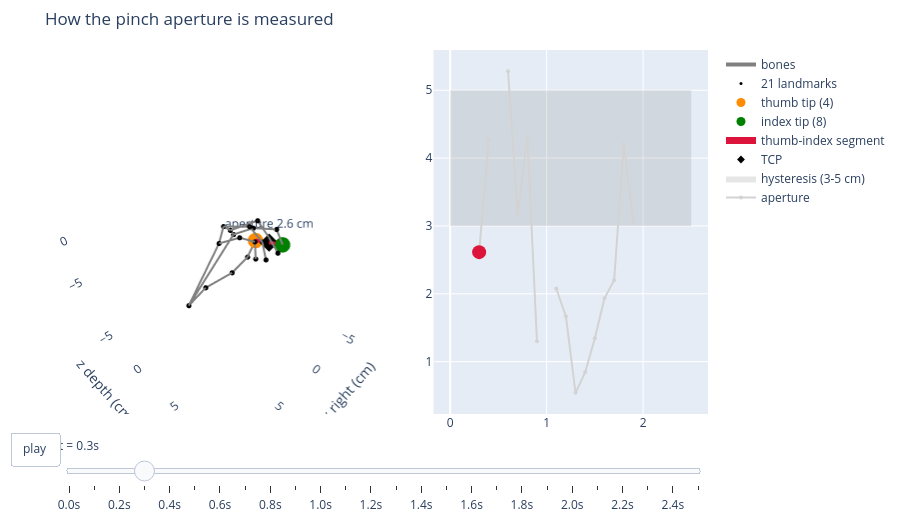

The cell this chart's notebook holds for it:
### Markdown cell above
## How the pinch is measured

1. **Landmarks.** MediaPipe returns 21 landmarks twice: in the image (pixels) and as `hand_world_landmarks`, metric points in the hand's own frame. Both are kept on `HandFrameResult` (`landmarks_image_px`, `landmarks_hand`).
2. **Aperture.** `pinch_aperture_m = |thumb_tip - index_tip|` on the *hand-frame* landmarks, so it does not depend on where the hand is in the camera frame. Its scale comes from MediaPipe's hand-size prior, which is not validated here.
3. **TCP.** The midpoint of the two tips, moved into the camera frame by `solvePnP` (`T_cam_hand`).
4. **Grasp state.** `GraspSegmenter` runs a hysteresis over the aperture: below 3 cm closes, above 5 cm opens, in between keeps the previous state. `DemoExtractor` applies it after gap-filling, resampling to 20 Hz and smoothing; here it is applied to the raw per-frame values so every step is visible.

Drag the slider (or press play): the dot on the right is red while the state is *grasping*, blue while it is *open*. Hover a landmark for its name.

### Code cell
pinch_figure(tracked, close_threshold_m=0.03, open_threshold_m=0.05).show()

### Figure 1 — Plotly figure (JSON) as saved in the notebook; plotly's stock layout.template omitted (floating-point values rounded to 4 significant figures)
{"data": [{"hoverinfo": "skip", "line": {"color": "gray", "width": 4}, "mode": "lines", "name": "bones", "scene": "scene", "type": "scatter3d", "x": [5.035, 1.851, NaN, 5.035, -1.74, NaN, -1.74, -0.4068, NaN, -0.4068, 0.8278, NaN, 0.8278, 2.306, NaN, 5.035, 2.306, NaN, 1.851, -0.8633, NaN, -0.8633, -2.713, NaN, -2.713, -3.285, NaN, -1.74, -3.2, NaN, -3.2, -4.7, NaN, -4.7, -4.851, NaN, -0.4068, -2.376, NaN, -2.376, -2.975, NaN, -2.975, -2.509, NaN, 0.8278, -0.6198, NaN, -0.6198, -1.124, NaN, -1.124, -0.6764, NaN, 2.306, 0.949, NaN, 0.949, -0.2496, NaN, -0.2496, 0.2299, NaN], "y": [0.2393, -1.013, NaN, 0.2393, -0.8482, NaN, -0.8482, 0.03086, NaN, 0.03086, 0.4233, NaN, 0.4233, 1.39, NaN, 0.2393, 1.39, NaN, -1.013, -0.1409, NaN, -0.1409, 0.1708, NaN, 0.1708, 0.5749, NaN, -0.8482, 0.3313, NaN, 0.3313, 1.924, NaN, 1.924, 2.654, NaN, 0.03086, 1.507, NaN, 1.507, 2.412, NaN, 2.412, 3.932, NaN, 0.4233, 2.122, NaN, 2.122, 3.21, NaN, 3.21, 4.095, NaN, 1.39, 2.457, NaN, 2.457, 3.117, NaN, 3.117, 3.702, NaN], "z": [-5.394, -6.126, NaN, -5.394, -1.582, NaN, -1.582, -0.004812, NaN, -0.004812, 1.204, NaN, 1.204, 0.6842, NaN, -5.394, 0.6842, NaN, -6.126, -5.362, NaN, -5.362, -4.27, NaN, -4.27, -2.33, NaN, -1.582, -0.9893, NaN, -0.9893, -1.089, NaN, -1.089, -2.572, NaN, -0.004812, 0.7993, NaN, 0.7993, -0.8562, NaN, -0.8562, -1.595, NaN, 1.204, 1.305, NaN, 1.305, -0.03659, NaN, -0.03659, -1.226, NaN, 0.6842, 1.123, NaN, 1.123, 0.4142, NaN, 0.4142, -0.841, NaN]}, {"customdata": ["wrist", "thumb_cmc", "thumb_mcp", "thumb_ip", "thumb_tip", "index_mcp", "index_pip", "index_dip", "index_tip", "middle_mcp", "middle_pip", "middle_dip", "middle_tip", "ring_mcp", "ring_pip", "ring_dip", "ring_tip", "pinky_mcp", "pinky_pip", "pinky_dip", "pinky_tip"], "hovertemplate": "%{customdata}<extra></extra>", "marker": {"color": "black", "size": 3}, "mode": "markers", "name": "21 landmarks", "scene": "scene", "type": "scatter3d", "x": [5.035, 1.851, -0.8633, -2.713, -3.285, -1.74, -3.2, -4.7, -4.851, -0.4068, -2.376, -2.975, -2.509, 0.8278, -0.6198, -1.124, -0.6764, 2.306, 0.949, -0.2496, 0.2299], "y": [0.2393, -1.013, -0.1409, 0.1708, 0.5749, -0.8482, 0.3313, 1.924, 2.654, 0.03086, 1.507, 2.412, 3.932, 0.4233, 2.122, 3.21, 4.095, 1.39, 2.457, 3.117, 3.702], "z": [-5.394, -6.126, -5.362, -4.27, -2.33, -1.582, -0.9893, -1.089, -2.572, -0.004812, 0.7993, -0.8562, -1.595, 1.204, 1.305, -0.03659, -1.226, 0.6842, 1.123, 0.4142, -0.841]}, {"marker": {"color": "darkorange", "size": 9}, "mode": "markers", "name": "thumb tip (4)", "scene": "scene", "type": "scatter3d", "x": [-3.285], "y": [0.5749], "z": [-2.33]}, {"marker": {"color": "green", "size": 9}, "mode": "markers", "name": "index tip (8)", "scene": "scene", "type": "scatter3d", "x": [-4.851], "y": [2.654], "z": [-2.572]}, {"hoverinfo": "skip", "line": {"color": "crimson", "width": 7}, "mode": "lines", "name": "thumb-index segment", "scene": "scene", "type": "scatter3d", "x": [-3.285, -4.851], "y": [0.5749, 2.654], "z": [-2.33, -2.572]}, {"hovertext": ["TCP (midpoint), aperture 2.61 cm"], "marker": {"color": "black", "size": 6, "symbol": "diamond"}, "mode": "markers+text", "name": "TCP", "scene": "scene", "text": ["aperture 2.6 cm"], "textposition": "top center", "type": "scatter3d", "x": [-4.068], "y": [1.614], "z": [-2.451]}, {"fill": "toself", "fillcolor": "rgba(128,128,128,0.2)", "hoverinfo": "skip", "line": {"width": 0}, "mode": "lines", "name": "hysteresis (3-5 cm)", "type": "scatter", "x": [0.0, 2.5, 2.5, 0.0, 0.0], "xaxis": "x", "y": [3.0, 3.0, 5.0, 5.0, 3.0], "yaxis": "y"}, {"line": {"color": "lightgray"}, "marker": {"size": 4}, "mode": "lines+markers", "name": "aperture", "type": "scatter", "x": [0.0, 0.1, 0.2, 0.3, 0.4, 0.5, 0.6, 0.7, 0.8, 0.9, 1.0, 1.1, 1.2, 1.3, 1.4, 1.5, 1.6, 1.7, 1.8, 1.9, 2.0, 2.1, 2.2, 2.3, 2.4, 2.5], "xaxis": "x", "y": [NaN, NaN, NaN, 2.614, 4.269, NaN, 5.281, 3.166, 4.317, 1.3, NaN, 2.077, 1.665, 0.5407, 0.8455, 1.344, 1.933, 2.199, 4.208, 3.068, NaN, NaN, NaN, NaN, NaN, NaN], "yaxis": "y"}, {"marker": {"color": "crimson", "size": 14}, "mode": "markers", "name": "now", "showlegend": false, "type": "scatter", "x": [0.3], "xaxis": "x", "y": [2.614], "yaxis": "y"}], "layout": {"height": 520, "margin": {"b": 10, "l": 10, "r": 10, "t": 50}, "scene": {"aspectmode": "cube", "domain": {"x": [0.0, 0.517], "y": [0.0, 1.0]}, "xaxis": {"backgroundcolor": "rgba(0,0,0,0)", "range": [-9.021, 9.021], "title": {"text": "x right (cm)"}}, "yaxis": {"backgroundcolor": "rgba(0,0,0,0)", "range": [-9.021, 9.021], "title": {"text": "z depth (cm)"}}, "zaxis": {"backgroundcolor": "rgba(0,0,0,0)", "range": [-9.021, 9.021], "title": {"text": "up = -y (cm)"}}}, "sliders": [{"active": 3, "currentvalue": {"prefix": "t = "}, "steps": [{"args": [["0"], {"frame": {"duration": 0, "redraw": true}, "mode": "immediate"}], "label": "0.0s", "method": "animate"}, {"args": [["1"], {"frame": {"duration": 0, "redraw": true}, "mode": "immediate"}], "label": "0.1s", "method": "animate"}, {"args": [["2"], {"frame": {"duration": 0, "redraw": true}, "mode": "immediate"}], "label": "0.2s", "method": "animate"}, {"args": [["3"], {"frame": {"duration": 0, "redraw": true}, "mode": "immediate"}], "label": "0.3s", "method": "animate"}, {"args": [["4"], {"frame": {"duration": 0, "redraw": true}, "mode": "immediate"}], "label": "0.4s", "method": "animate"}, {"args": [["5"], {"frame": {"duration": 0, "redraw": true}, "mode": "immediate"}], "label": "0.5s", "method": "animate"}, {"args": [["6"], {"frame": {"duration": 0, "redraw": true}, "mode": "immediate"}], "label": "0.6s", "method": "animate"}, {"args": [["7"], {"frame": {"duration": 0, "redraw": true}, "mode": "immediate"}], "label": "0.7s", "method": "animate"}, {"args": [["8"], {"frame": {"duration": 0, "redraw": true}, "mode": "immediate"}], "label": "0.8s", "method": "animate"}, {"args": [["9"], {"frame": {"duration": 0, "redraw": true}, "mode": "immediate"}], "label": "0.9s", "method": "animate"}, {"args": [["10"], {"frame": {"duration": 0, "redraw": true}, "mode": "immediate"}], "label": "1.0s", "method": "animate"}, {"args": [["11"], {"frame": {"duration": 0, "redraw": true}, "mode": "immediate"}], "label": "1.1s", "method": "animate"}, {"args": [["12"], {"frame": {"duration": 0, "redraw": true}, "mode": "immediate"}], "label": "1.2s", "method": "animate"}, {"args": [["13"], {"frame": {"duration": 0, "redraw": true}, "mode": "immediate"}], "label": "1.3s", "method": "animate"}, {"args": [["14"], {"frame": {"duration": 0, "redraw": true}, "mode": "immediate"}], "label": "1.4s", "method": "animate"}, {"args": [["15"], {"frame": {"duration": 0, "redraw": true}, "mode": "immediate"}], "label": "1.5s", "method": "animate"}, {"args": [["16"], {"frame": {"duration": 0, "redraw": true}, "mode": "immediate"}], "label": "1.6s", "method": "animate"}, {"args": [["17"], {"frame": {"duration": 0, "redraw": true}, "mode": "immediate"}], "label": "1.7s", "method": "animate"}, {"args": [["18"], {"frame": {"duration": 0, "redraw": true}, "mode": "immediate"}], "label": "1.8s", "method": "animate"}, {"args": [["19"], {"frame": {"duration": 0, "redraw": true}, "mode": "immediate"}], "label": "1.9s", "method": "animate"}, {"args": [["20"], {"frame": {"duration": 0, "redraw": true}, "mode": "immediate"}], "label": "2.0s", "method": "animate"}, {"args": [["21"], {"frame": {"duration": 0, "redraw": true}, "mode": "immediate"}], "label": "2.1s", "method": "animate"}, {"args": [["22"], {"frame": {"duration": 0, "redraw": true}, "mode": "immediate"}], "label": "2.2s", "method": "animate"}, {"args": [["23"], {"frame": {"duration": 0, "redraw": true}, "mode": "immediate"}], "label": "2.3s", "method": "animate"}, {"args": [["24"], {"frame": {"duration": 0, "redraw": true}, "mode": "immediate"}], "label": "2.4s", "method": "animate"}, {"args": [["25"], {"frame": {"duration": 0, "redraw": true}, "mode": "immediate"}], "label": "2.5s", "method": "animate"}]}], "title": {"text": "How the pinch aperture is measured"}, "updatemenus": [{"buttons": [{"args": [null, {"frame": {"duration": 200, "redraw": true}, "fromcurrent": true}], "label": "play", "method": "animate"}], "showactive": false, "type": "buttons", "x": 0.0, "y": -0.05}], "xaxis": {"anchor": "y", "domain": [0.577, 1.0]}, "xaxis2": {"title": {"text": "time (s)"}}, "yaxis": {"anchor": "x", "domain": [0.0, 1.0]}, "yaxis2": {"title": {"text": "aperture (cm)"}}}}
